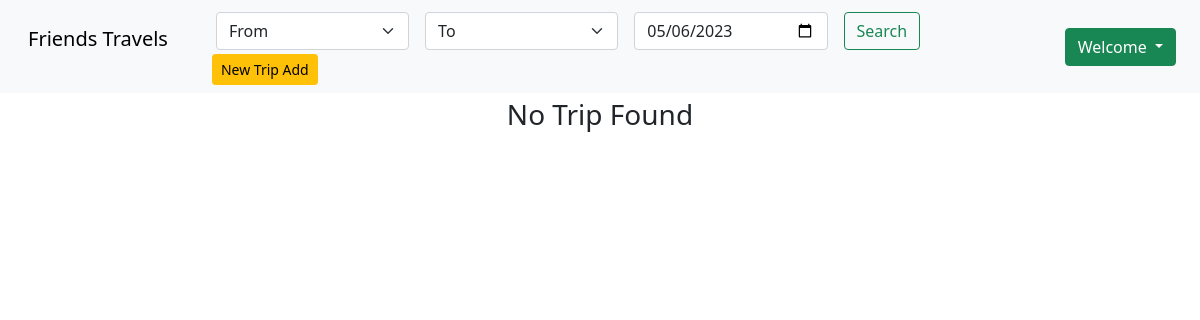
Page /admin/index.php on the earlier database version.
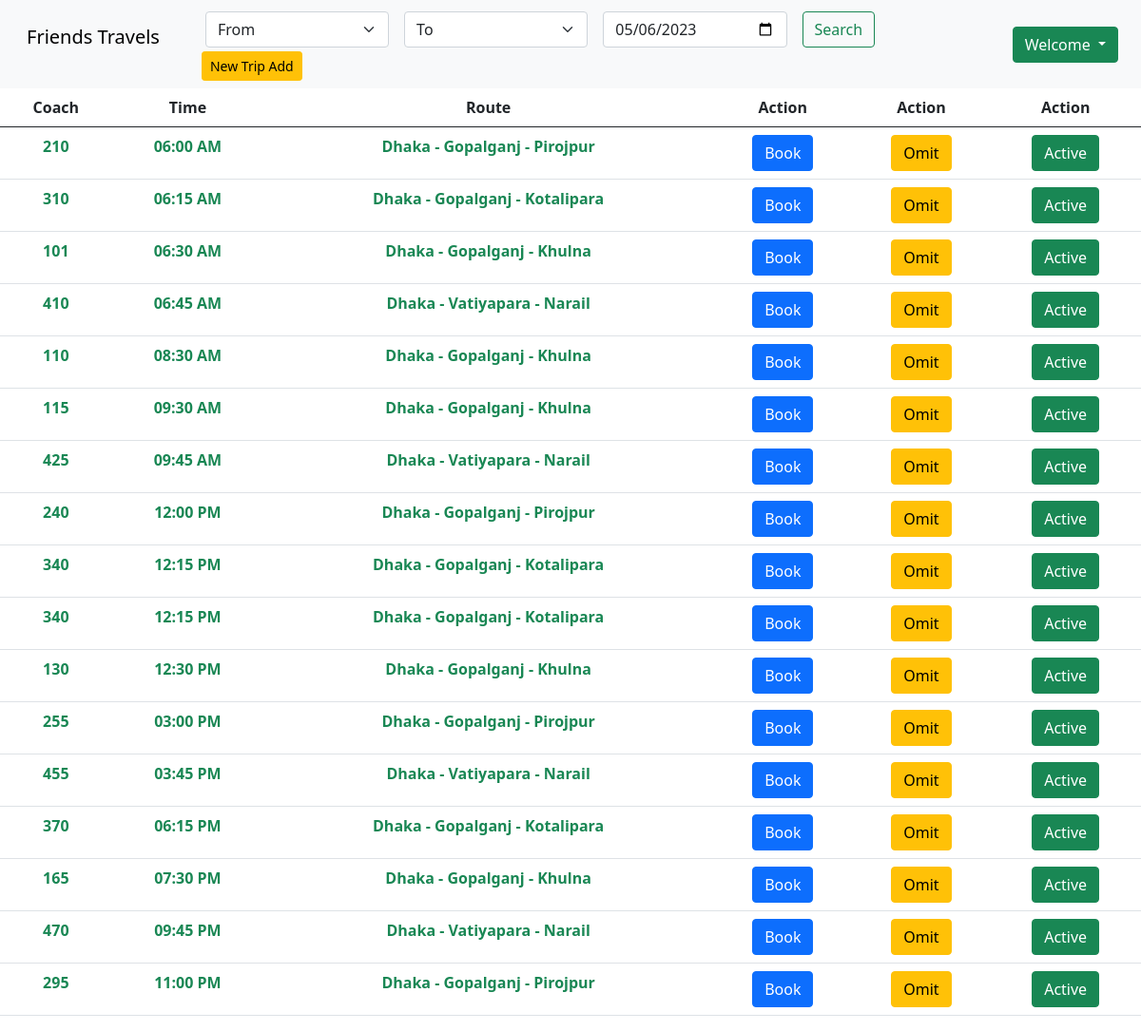
Same page on the later database version.
### tables this page shows
CREATE TABLE `trip_status` (
  `s_no` int(255) NOT NULL,
  `id` varchar(255) NOT NULL,
  `coach_no` varchar(60) NOT NULL,
  `status` int(1) NOT NULL DEFAULT 1,
  `date` varchar(60) NOT NULL,
  `time` varchar(60) NOT NULL,
  `route` varchar(255) NOT NULL,
  `station` text NOT NULL,
  `A1` int(1) NOT NULL DEFAULT 0,
  `A2` int(1) NOT NULL DEFAULT 0,
  `A3` int(1) NOT NULL DEFAULT 0,
  `A4` int(1) NOT NULL DEFAULT 0,
  `B1` int(1) NOT NULL DEFAULT 0,
  `B2` int(1) NOT NULL DEFAULT 0,
  `B3` int(1) NOT NULL DEFAULT 0,
  `B4` int(1) NOT NULL DEFAULT 0,
  `C1` int(1) NOT NULL DEFAULT 0,
  `C2` int(1) NOT NULL DEFAULT 0,
  `C3` int(1) NOT NULL DEFAULT 0,
  `C4` int(1) NOT NULL DEFAULT 0,
  `D1` int(1) NOT NULL DEFAULT 0,
  `D2` int(1) NOT NULL DEFAULT 0,
  `d3` int(1) NOT NULL DEFAULT 0,
  `d4` int(1) NOT NULL DEFAULT 0,
  `e1` int(1) NOT NULL DEFAULT 0,
  `e2` int(1) NOT NULL DEFAULT 0,
  `e3` int(1) NOT NULL DEFAULT 0,
  `e4` int(1) NOT NULL DEFAULT 0,
  `f1` int(1) NOT NULL DEFAULT 0,
  `f2` int(1) NOT NULL DEFAULT 0,
  `f3` int(1) NOT NULL DEFAULT 0,
  `f4` int(1) NOT NULL DEFAULT 0,
  `g1` int(1) NOT NULL DEFAULT 0,
  `g2` int(1) NOT NULL DEFAULT 0,
  `g3` int(1) NOT NULL DEFAULT 0,
  `g4` int(1) NOT NULL DEFAULT 0,
  `h1` int(1) NOT NULL DEFAULT 0,
  `h2` int(1) NOT NULL DEFAULT 0,
  `h3` int(1) NOT NULL DEFAULT 0,
  `h4` int(1) NOT NULL DEFAULT 0,
  `i1` int(1) NOT NULL DEFAULT 0,
  `i2` int(1) NOT NULL DEFAULT 0,
  `i3` int(1) NOT NULL DEFAULT 0,
  `i4` int(1) NOT NULL DEFAULT 0,
  `j1` int(1) NOT NULL DEFAULT 0,
  `j2` int(1) NOT NULL DEFAULT 0,
  `j3` int(1) NOT NULL DEFAULT 0,
  `j4` int(1) NOT NULL DEFAULT 0,
  `j5` int(1) NOT NULL DEFAULT 0
);

### admin/index.php (the view, shortened to what this page needs)
<?php
require_once '../inc/conn.php';
$user_name = $_SESSION['user_name'];
?>
<!doctype html>
<html lang="en">
<head>
    <link href="https://cdn.jsdelivr.net/npm/bootstrap@5.3.0-alpha3/dist/css/bootstrap.min.css" rel="stylesheet"
>
    <link rel="stylesheet" href="https://cdnjs.cloudflare.com/ajax/libs/bootstrap/5.0.1/css/bootstrap.min.css">
    <link rel="stylesheet" href="https://cdn.jsdelivr.net/npm/bootstrap-icons@1.10.5/font/bootstrap-icons.css">
    <link rel="stylesheet" href="style.css">
</head>
<body>
    <nav class="navbar sticky-top navbar-expand-lg bg-body-tertiary">
        <div class="container-fluid">
            <p class="navbar-brand p-1">Friends Travels</p>
            <div class="collapse navbar-collapse" id="navbarNav">
                <div class="container overflow-hidden">
                    <form class="row gx-2" action="" method="post">
                        <div class="col">
                            <div class="p-1">
                                <select class="form-select mr-4" aria-label="Default select example">
                                    <option selected>From</option>
                                </select>
                            </div>
                        </div>
                        <div class="col">
                            <div class="p-1">
                                <select class="form-select mr-4" aria-label="Default select example">
                                    <option selected>To</option>
                                </select>
                            </div>
                        </div>
                        <div class="col">
                            <div class="p-1">
                                <input name="date" type="date" class="form-control"
                                    value="<?php echo date( 'Y-m-d' ); ?>" required />
                            </div>
                        </div>
                        <div class="col">
                            <div class="p-1">
                                <button type="submit" class="btn btn-outline-success">Search</button>
                            </div>
                        </div>
                    </form>
                    <button type="button" class="btn btn-warning btn-sm" data-bs-toggle="modal"
                        data-bs-target="#tripAddModal">
                        New Trip Add
                    </button>
                </div>
                <div class="d-flex flex-row-reverse">
                    <div class="dropdown">
                        <button class="btn btn-success dropdown-toggle" type="button" id="triggerId"
                            data-bs-toggle="dropdown" aria-haspopup="true" aria-expanded="false">
                            Welcome <?php echo $user_name ?>
                        </button>
                    </div>
                </div>
            </div>
        </div>
    </nav>
    <div class="">
        <?php
        if ($_SERVER['REQUEST_METHOD'] == 'POST') {
            $date = $_POST['date'];
        }
        else {
            $date = date( 'Y-m-d' );
        }
        $sql = "SELECT * FROM `trip_status` WHERE date = '$date' ORDER BY STR_TO_DATE(time, '%h:%i %p')";
        $result = mysqli_query( $con, $sql );
        if (mysqli_num_rows( $result ) > 0) {
            echo '
                <table class="table table-hover text-center">
                    <thead>
                        <tr>
                            <th scope="col">Coach</th>
                            <th scope="col">Time</th>
                            <th scope="col">Route</th>
                            <th scope="col">Action</th>
                            <th scope="col">Action</th>
                            <th scope="col">Action</th>
                        </tr>
                    </thead>
                <tbody>';
            while ($row = mysqli_fetch_assoc( $result )) {
                echo '
                    <tr>
                        <td class="text-success fw-bold">' . $row['coach_no'] . '</td>
                        <td class="text-success fw-bold">' . $row['time'] . '</td>
                        <td class="text-success fw-bold">' . $row['route'] . '</td>
                        <td>';
                if ($row['status'] == 1) {
                    echo '<button type="button" class="btn btn-primary" data-bs-toggle="modal" data-bs-target="#exampleModal" data-id="' . $row['id'] . '">
                            Book
                        </button>';
                }
                else {
                    echo '<button type="button" class="btn btn-danger" disabled>
                            Book
                        </button>';
                }
                echo '</td>
                        <td>
                            <button type="button" class="btn btn-warning" data-bs-toggle="modal" data-bs-target="#tripOmit" data-id="' . $row['id'] . '">
                                Omit
                            </button>
                        </td>';
                echo '<td>
                        <button type="button" class="btn btn-success" data-bs-toggle="modal" data-bs-target="#tripActive" data-id="' . $row['id'] . '">
                            Active
                        </button>
                    </td>
                </tr>';
            }
            echo '</tbody></table>';
        }
        else {
            echo '<p class="text-center fs-3">No Trip Found</p>';
        }
        ?>
    </div>
</body>
</html>

Differences in the rows shown:
added trip_status: coach_no "210", time "06:00 AM", route "Dhaka - Gopalganj - Pirojpur"
added trip_status: coach_no "310", time "06:15 AM", route "Dhaka - Gopalganj - Kotalipara"
added trip_status: coach_no "101", time "06:30 AM", route "Dhaka - Gopalganj - Khulna"
added trip_status: coach_no "410", time "06:45 AM", route "Dhaka - Vatiyapara - Narail"
added trip_status: coach_no "110", time "08:30 AM", route "Dhaka - Gopalganj - Khulna"
added trip_status: coach_no "115", time "09:30 AM", route "Dhaka - Gopalganj - Khulna"
added trip_status: coach_no "425", time "09:45 AM", route "Dhaka - Vatiyapara - Narail"
added trip_status: coach_no "240", time "12:00 PM", route "Dhaka - Gopalganj - Pirojpur"
added trip_status: coach_no "340", time "12:15 PM", route "Dhaka - Gopalganj - Kotalipara"
added trip_status: coach_no "340", time "12:15 PM", route "Dhaka - Gopalganj - Kotalipara"
added trip_status: coach_no "130", time "12:30 PM", route "Dhaka - Gopalganj - Khulna"
added trip_status: coach_no "255", time "03:00 PM", route "Dhaka - Gopalganj - Pirojpur"
added trip_status: coach_no "455", time "03:45 PM", route "Dhaka - Vatiyapara - Narail"
added trip_status: coach_no "370", time "06:15 PM", route "Dhaka - Gopalganj - Kotalipara"
added trip_status: coach_no "165", time "07:30 PM", route "Dhaka - Gopalganj - Khulna"
added trip_status: coach_no "470", time "09:45 PM", route "Dhaka - Vatiyapara - Narail"
added trip_status: coach_no "295", time "11:00 PM", route "Dhaka - Gopalganj - Pirojpur"
Other differences:
text no longer shown: "No Trip Found"
text now shown: "Coach Time Route Action Action Action"
